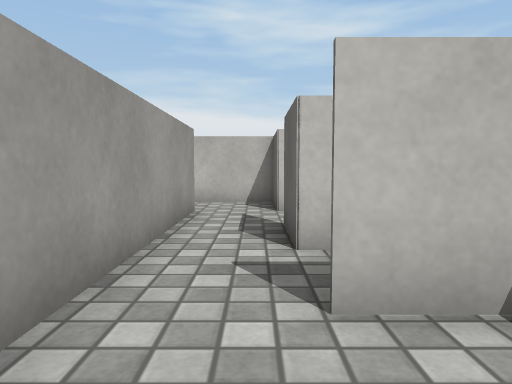
view 1 (above)

18 first-person views from a walk through a 3-D level made in the Unity game engine. The camera is 0.52 m above the floor, tilts 4° down and sees 70° across. The floor is counted in squares, 0.5 m on a side. Each view is taken from the middle of a square. On the plan, view 1 faces up. The plan holds only what a view shows up to about 13 squares ahead; the rest is blank. The player is left out. Some animated figures are left out. Some surface patterns are stand-ins.

view 2
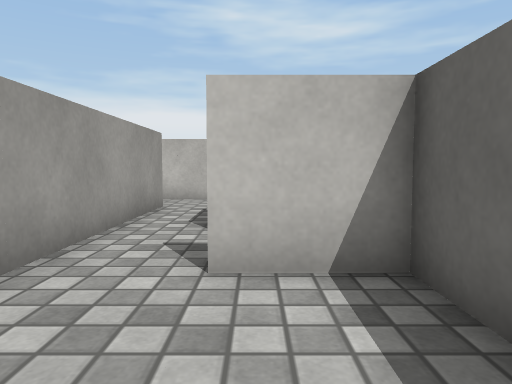

view 3
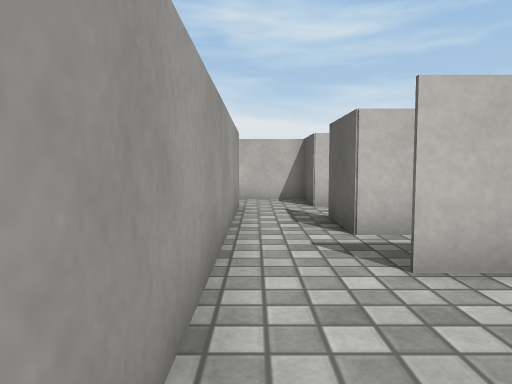

view 4
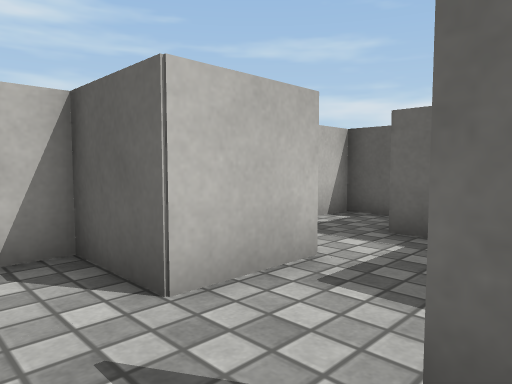

view 5
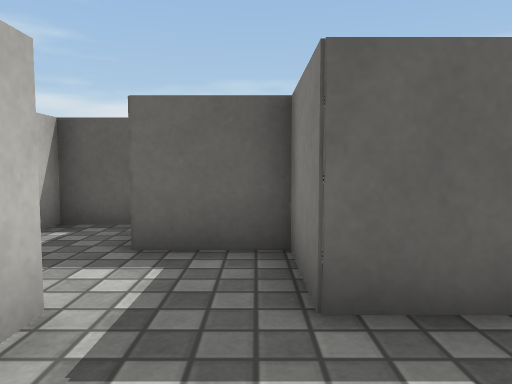

view 6
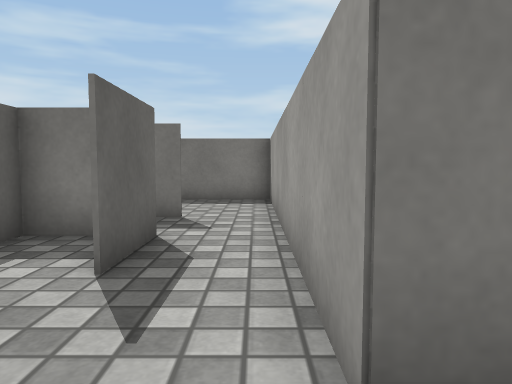

view 7
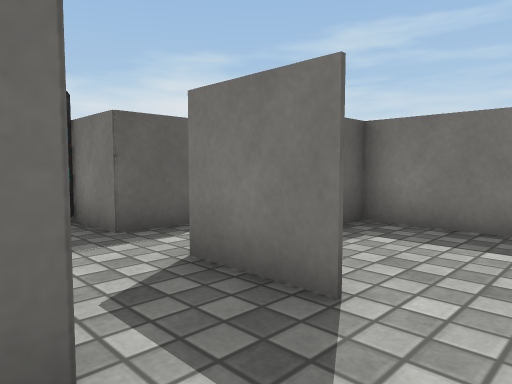

view 8
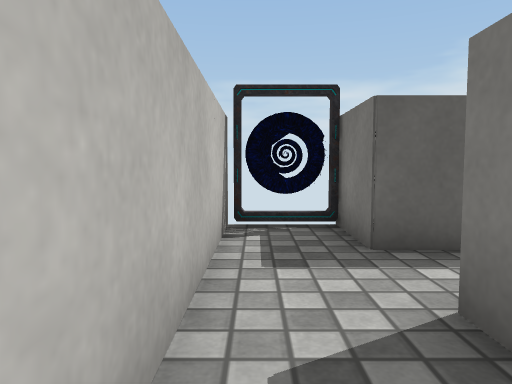

view 9
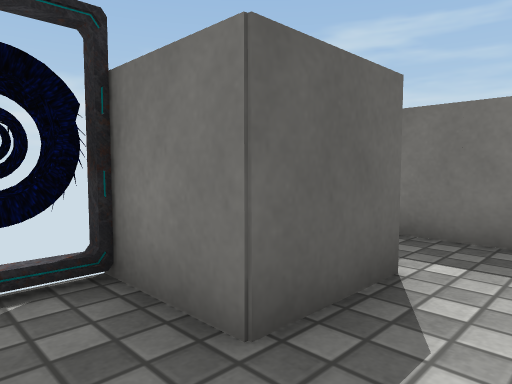

view 10
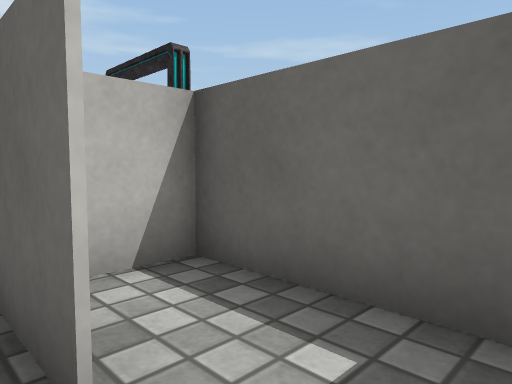

view 11
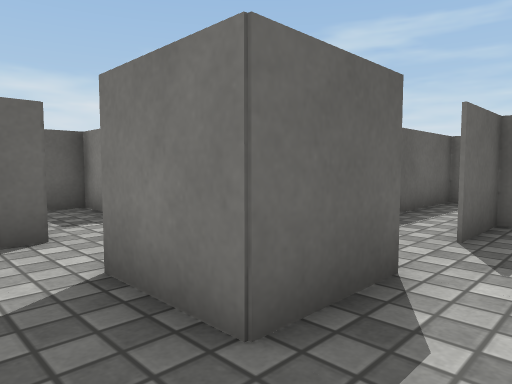

view 12
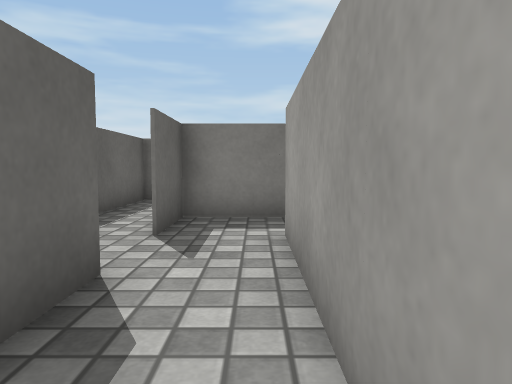

view 13
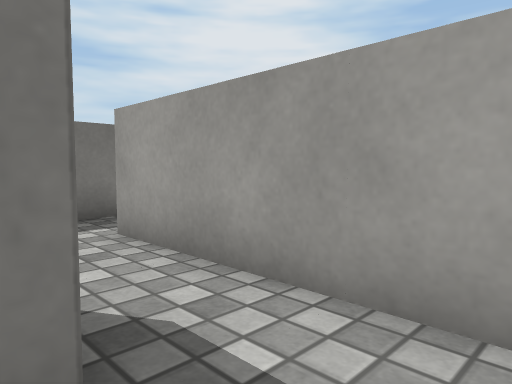

view 14
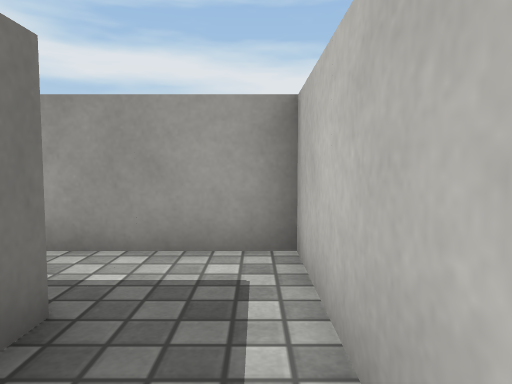

view 15
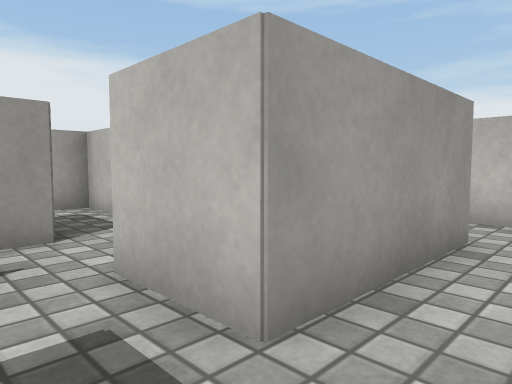

view 16
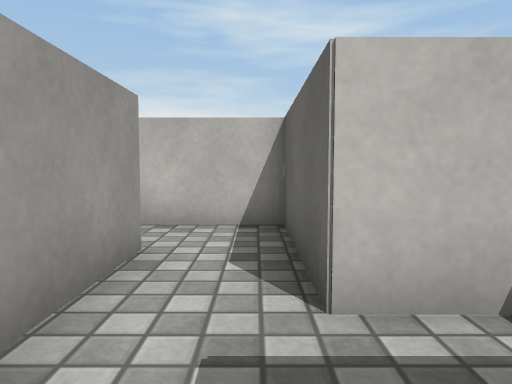

view 17
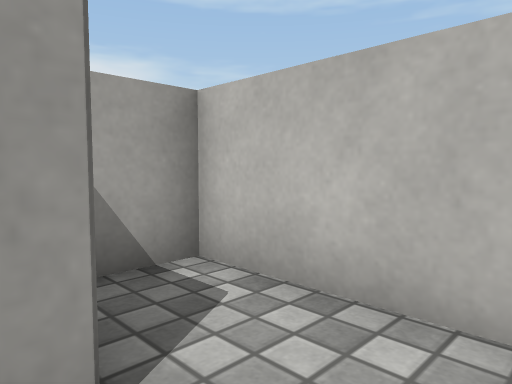

view 18
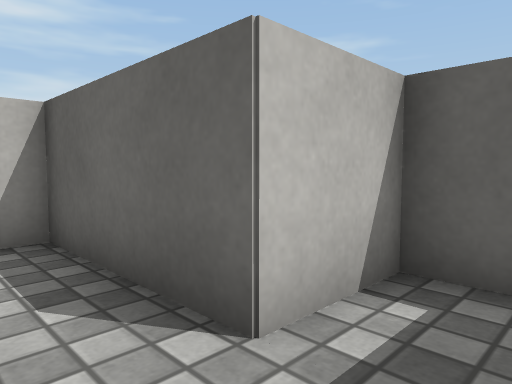

### Floor plan
Ten units are one square. View 1 is at (0, 0); x grows to the right and y downward. Boxes are objects, and circles mark ways between rooms. Rooms are numbered by the first view taken in them; rooms with no view inside come last. Other rooms are left out.
<svg viewBox="-59 -150 139 170">
<path fill="none" stroke="#000" d="M-14 -24 -14 15M25 -10 25 -25 5 -25M-18 14 25 14 25 6M26 -104 26 -85 5 -85 5 -105 -15 -105M-14 -86 -14 -44M14 -46 25 -46 25 -66 45 -66 45 -86M5 -45 5 -66M65 -91 65 -105 45 -105M45 -5 45 -26 55 -26M39 14 54 14M65 -45 5 -45M5 -26 26 -26M65 6 65 -25M-14 -44 -14 -24M-35 -65 -35 -86 -14 -86M-15 -105 -54 -105 -54 -50M26 -126 26 -104M45 -105 45 -145 6 -145 6 -132"/>
<rect x="55" y="-45" width="20" height="20" fill="#bbb"><title>other object</title></rect>
<circle cx="-5" cy="-30" r="3" fill="#2a7"/>
<circle cx="-5" cy="-55" r="3" fill="#2a7"/>
<circle cx="-25" cy="-95" r="3" fill="#2a7"/>
<circle cx="35" cy="-115" r="3" fill="#2a7"/>
<text x="0" y="-10">1</text>
<text x="20" y="-80">2</text>
<text x="40" y="-20">3</text>
<text x="-40" y="-90">4</text>
<text x="30" y="-130">5</text>
</svg>
Room 1 opens to room 3. Room 2 opens to room 3. Room 2 opens to room 4. Room 2 opens to room 5.

Where each view was taken, in squares from view 1:
view 1: 0 up, 0 right, facing up
view 2: 1 down, 1 right, facing up
view 3: 1 down, 1 left, facing up
view 4: 6 up, 1 left, facing up-right
view 5: 7 up, 0 right, facing right
view 6: 10 up, 1 left, facing down
view 7: 5 up, 1 left, facing down-right
view 8: 4 up, 0 right, facing right
view 9: 4 up, 3 right, facing down-right
view 10: 1 down, 4 right, facing up-right
view 11: 10 up, 5 left, facing down-right
view 12: 10 up, 5 left, facing down
view 13: 10 up, 3 left, facing down-left
view 14: 10 up, 1 left, facing left
view 15: 7 up, 4 right, facing up-left
view 16: 8 up, 4 right, facing up
view 17: 12 up, 4 right, facing up-left
view 18: 9 up, 3 right, facing up-right
